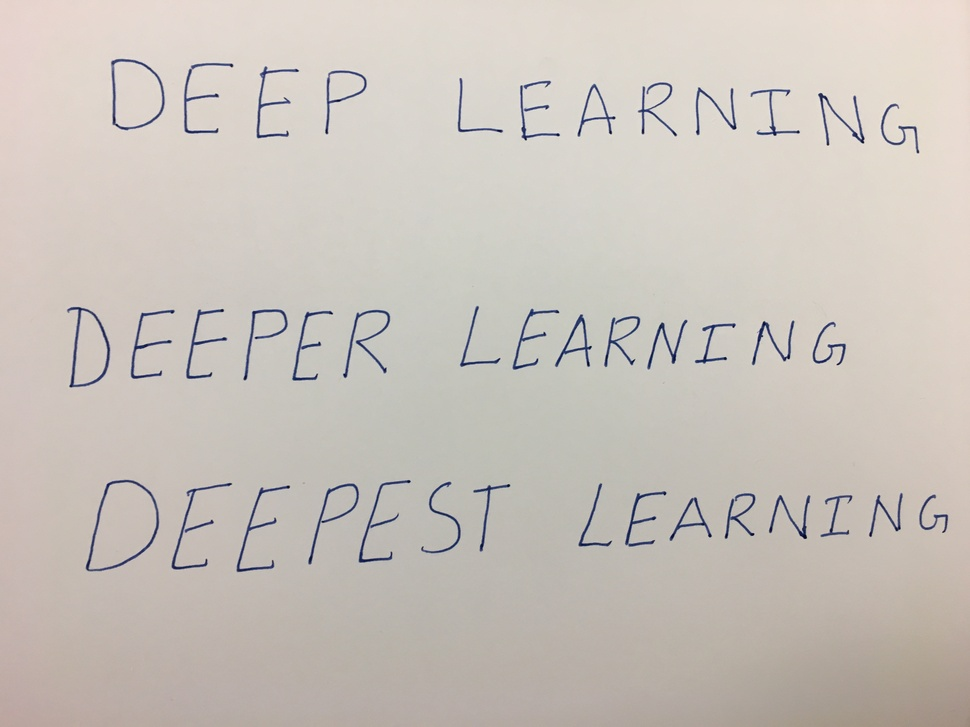
#> input picture HW5/images/04_deep.jpg, 970 x 727 px, shrunk from 4032 x 3024 before the run
$ python q4.py   (older library calls are emulated)
#> lines starting #> are read from the running program, lines starting #| are printed output that depends on the picture; after the words box and inside, x2 and y2 are one past the last pixel; in counts of white or black regions, pixels touching at a corner belong together
#> further down, image is the input picture: shape (727, 970, 3); mean R, G, B 201.5, 194.6, 187.7
import numpy as np
import os
import skimage
import skimage.io
import skimage.measure
import skimage.color
import skimage.restoration
import skimage.filters
import skimage.morphology
import skimage.segmentation
import matplotlib.pyplot as plt
import matplotlib.patches

# takes a color image
# returns a list of bounding boxes and black_and_white image
def findLetters(image):

    # insert processing in here
    # one idea estimate noise -> denoise -> greyscale -> threshold -> morphology -> label -> skip small boxes
    # this can be 10 to 15 lines of code using skimage functions

    # multichannel convolution with gaussain filter -- eliminates noise
    bw = skimage.filters.gaussian(image,multichannel=True)

    # change from rgb to grayscale
    bw = skimage.color.rgb2gray(bw)
#> bw: shape (727, 970) float64

    # get a threshold value and create a binary map based on thresh
    thresh = skimage.filters.threshold_otsu(bw)
#> thresh = 0.751

    # perform some fancy morphology to clean up the image
    bw = skimage.morphology.closing(bw < thresh, skimage.morphology.square(5))
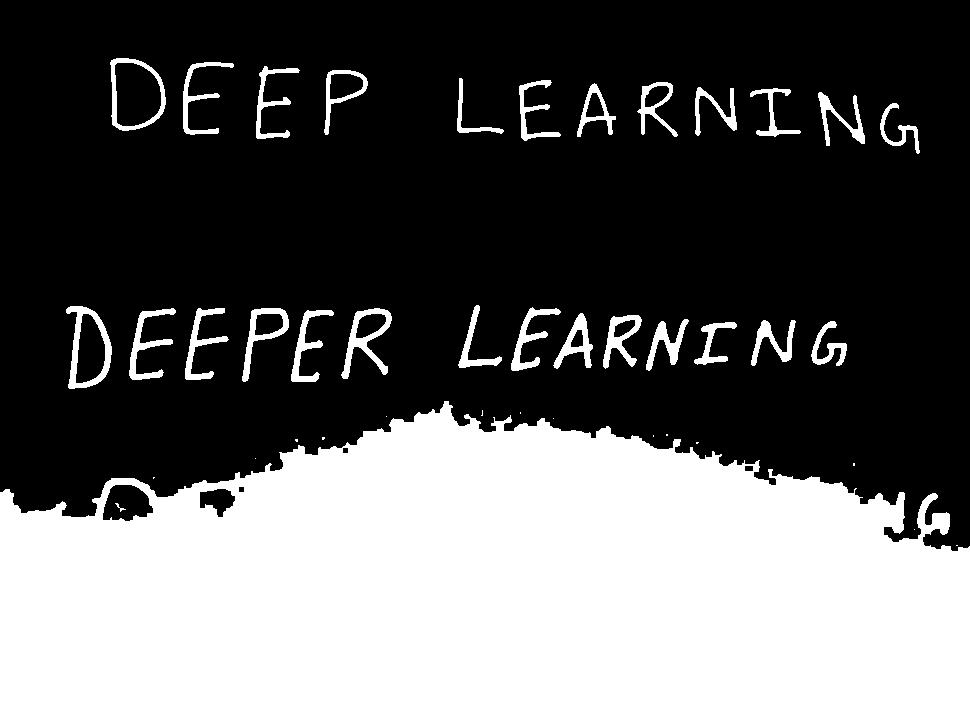
#> bw: shape (727, 970) bool; 38.3% white; 42 white regions (14 under 20 px)

    # label joined regions
    bw = skimage.morphology.label(bw)
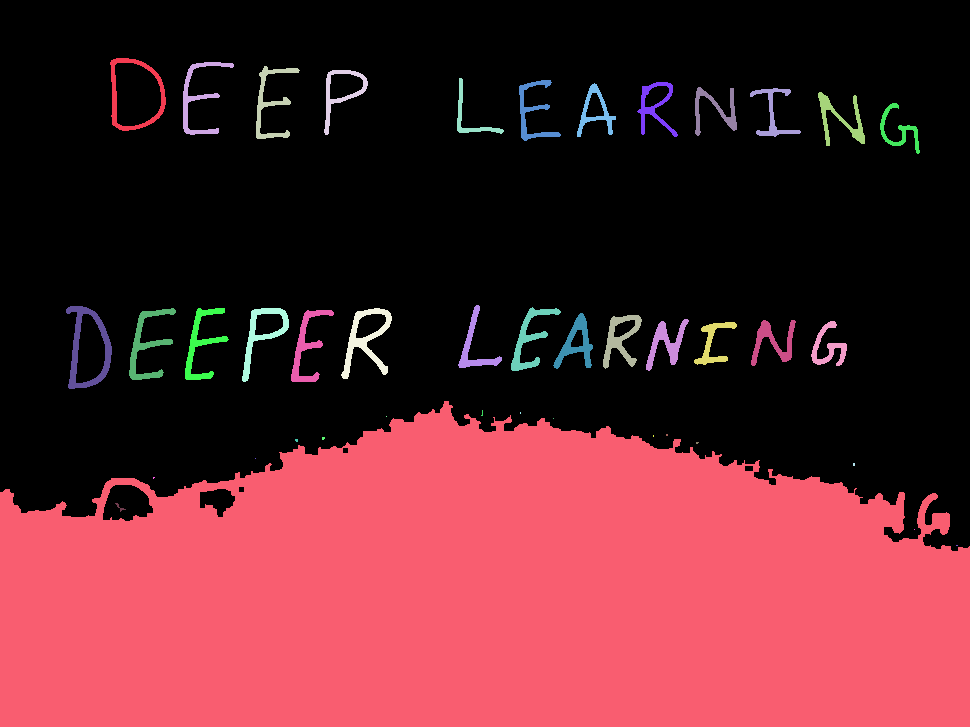
#> bw: shape (727, 970) int32; 43 distinct labels, from 0 to 42; one colour per label, 0 black

    # get data on each region. props is a list of classes describing each
    # labeled reigion
    regions = skimage.measure.regionprops(bw)
#> regions = 42 regions; largest, box (x1, y1, x2, y2) and area: (0, 401, 970, 727) 250537, (66, 306, 112, 389) 1232, (341, 308, 392, 379) 1111, (129, 308, 176, 380) 959, (110, 58, 166, 131) 923

    mean_area = 0
    for i in range(len(regions)):
        mean_area += regions[i].bbox_area
#> this loop made 42 passes
#> mean_area on passes 1 to 12: 4088, 7811, 11023, 13883, 16515, 19077, 21332, 23438, 25496, 27995, 30533, 32573
#> after the loop, mean_area = 387610
    mean_area /= len(regions)
#> mean_area = 9228.8

    # only keep bounding boxes that are greater than mean/4.5
    # this eliminates all boxes that are too small to be a letter
    bboxes = [region.bbox for region in regions if region.bbox_area >= mean_area/4.5]
#> bboxes = 24 items, first 6: (58, 110, 131, 166), (62, 183, 135, 234), (66, 256, 139, 300), (70, 324, 135, 368), (78, 457, 134, 504), (80, 519, 141, 561)

    # reformat image to be between 0 and 1 where 0 is writing, 1 is background
    bw[bw == 0] = 255
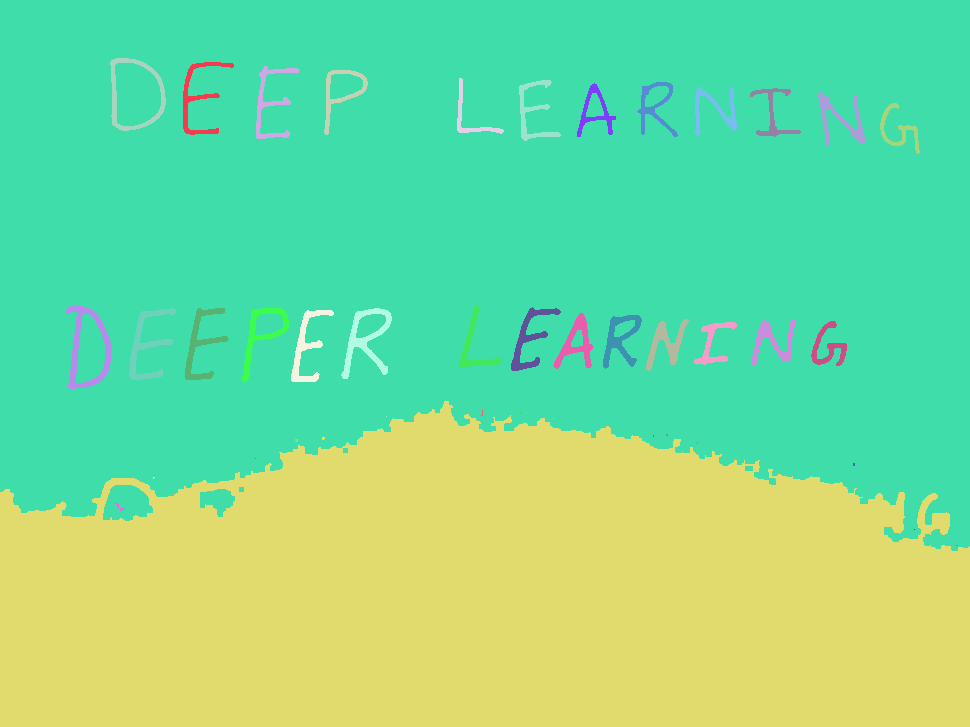
#> bw: shape (727, 970) int32; 43 distinct labels, from 1 to 255; one colour per label, 0 black
    bw[np.logical_and(bw > 0,bw < 255)] = 0
#> bw: shape (727, 970) int32; 61.7% white; 42 black regions (14 under 20 px), largest, box (x1, y1, x2, y2) and area: (0, 401, 970, 727) 250537, (66, 306, 112, 389) 1232, (341, 308, 392, 379) 1111
    bw[bw==255] = 1

    return bboxes, bw.astype('float')

if __name__ == "__main__":
    image = skimage.io.imread("../images/04_deep.jpg")
    bboxes,bw = findLetters(image)
    im1 = skimage.img_as_float(skimage.io.imread(os.path.join('../images',"../images/04_deep.jpg")))
    bboxes, bw = findLetters(im1)
#> the loop in findLetters (call 2), `for i in range(len(regions)):` made 42 passes

    plt.imshow(bw, cmap='gray')
    for bbox in bboxes:
        minr, minc, maxr, maxc = bbox
        rect = matplotlib.patches.Rectangle((minc, minr), maxc - minc, maxr - minr,
                                fill=False, edgecolor='red', linewidth=2)
#        plt.gca().add_patch(rect)
        foo = bw[minr:maxr,minc:maxc]
        plt.imshow(foo)
        plt.show()
#> this loop made 24 passes
#> (minr, minc, maxr, maxc) on passes 1 to 12: (58, 110, 131, 166), (62, 183, 135, 234), (66, 256, 139, 300), (70, 324, 135, 368), (78, 457, 134, 504), (80, 519, 141, 561), (82, 637, 137, 678), (83, 577, 137, 616), (87, 695, 136, 737), (88, 750, 137, 801), (92, 818, 146, 865), (305, 458, 368, 502)
#> pass 1, `foo = bw[minr:maxr,minc:maxc]`:
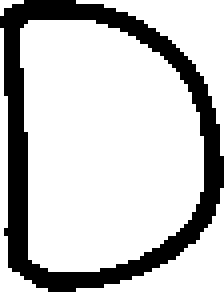
#> foo: shape (73, 56) float64 (shown 4 times larger); values 0 (black) and 1 (white), 77.4% white; 1 black region, box (x1, y1, x2, y2) and area: (0, 0, 56, 73) 923
#> pass 2, `foo = bw[minr:maxr,minc:maxc]`:
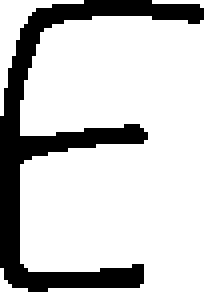
#> foo: shape (73, 51) float64 (shown 4 times larger); values 0 (black) and 1 (white), 78.7% white; 1 black region, box (x1, y1, x2, y2) and area: (0, 0, 51, 73) 792
#> pass 3, `foo = bw[minr:maxr,minc:maxc]`:
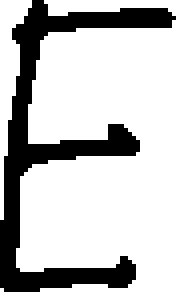
#> foo: shape (73, 44) float64 (shown 4 times larger); values 0 (black) and 1 (white), 75.8% white; 1 black region, box (x1, y1, x2, y2) and area: (0, 0, 44, 73) 778

$ run again, with HW5/images/03_haiku.jpg copied over HW5/images/04_deep.jpg
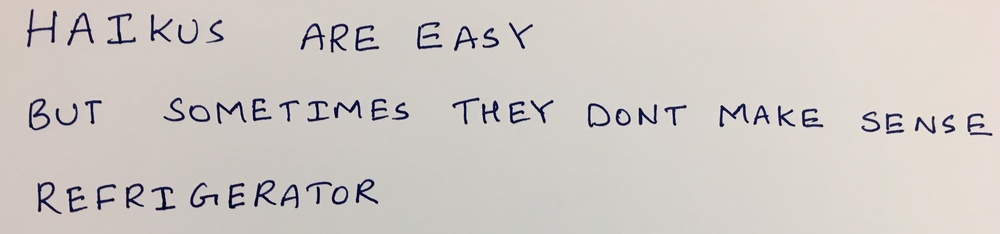
#> input picture HW5/images/03_haiku.jpg, 1000 x 234 px, shrunk from 3753 x 880 before the run
#> image is the input picture: shape (234, 1000, 3); mean R, G, B 206.8, 201.2, 196.8
#> thresh = 0.592
#> regions = 51 regions; largest, box (x1, y1, x2, y2) and area: (254, 180, 299, 209) 606, (719, 103, 770, 127) 440, (588, 103, 631, 128) 393, (28, 98, 51, 131) 386, (27, 9, 57, 47) 348
#> the loop in findLetters, `for i in range(len(regions)):` made 51 passes
#> mean_area on passes 1 to 8: 1140, 2058, 2957, 3601, 4101, 4469, 5144, 5819
#> after the loop in findLetters, `for i in range(len(regions)):`: mean_area = 29800
#> in findLetters, `mean_area /= len(regions)`: mean_area = 584.3
#> in findLetters, `bboxes = [region.bbox for region in regions if region.bbox_area >= mea..`: bboxes = 51 items, first 6: (9, 27, 47, 57), (12, 67, 46, 94), (13, 107, 44, 136), (14, 150, 42, 173), (19, 178, 44, 198), (20, 208, 43, 224)
#> in findLetters, `bw[bw == 0] = 255`:
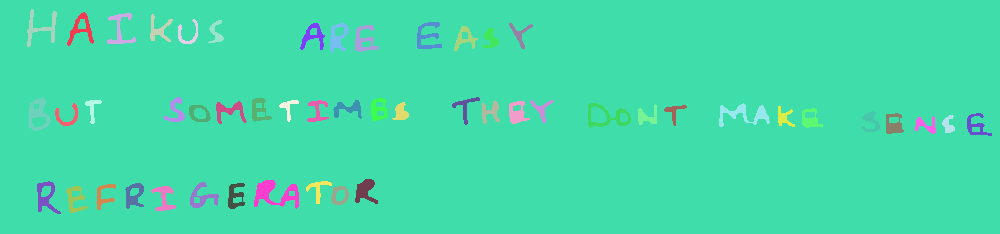
#> bw: shape (234, 1000) int32; 52 distinct labels, from 1 to 255; one colour per label, 0 black
#> the loop in findLetters (call 2), `for i in range(len(regions)):` made 51 passes
#> the loop `for bbox in bboxes:` made 51 passes
#> pass 3, `foo = bw[minr:maxr,minc:maxc]`:
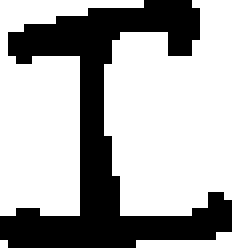
#> foo: shape (31, 29) float64 (shown 8 times larger); values 0 (black) and 1 (white), 66.4% white; 1 black region, box (x1, y1, x2, y2) and area: (0, 0, 29, 31) 302
